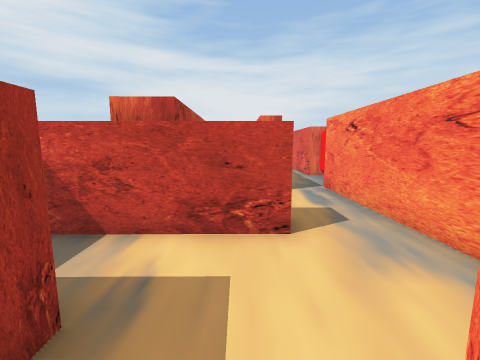
View 1 (above)

16 first-person views from a walk through a 3-D level made in the Unity game engine. The camera is 1.5 m above the floor, tilts 8° down and sees 90° across. The floor is counted in squares, 1 m on a side. Each view is taken from the middle of a square. On the plan, view 1 faces up. The plan holds only what a view shows up to about 13 squares ahead; the rest is blank. The place goes on beyond the plan.

View 2
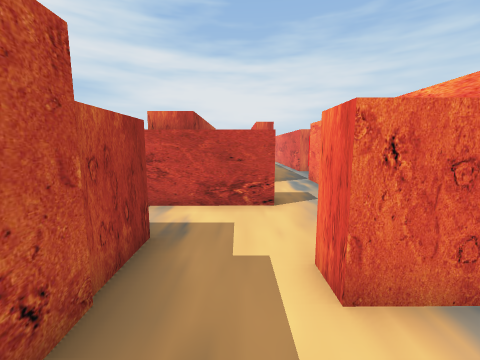

View 3
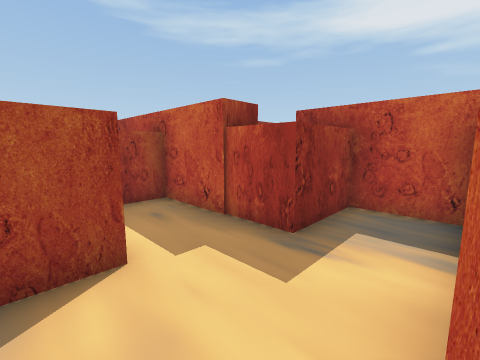

View 4
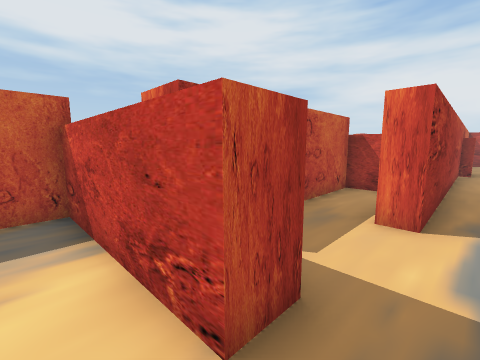

View 5
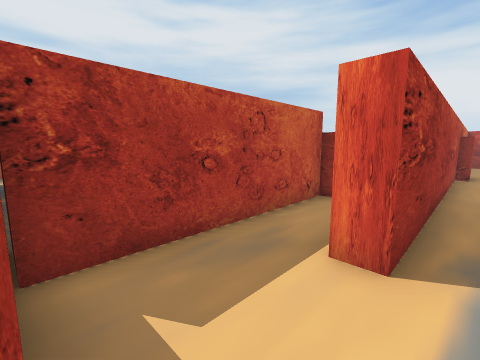

View 6
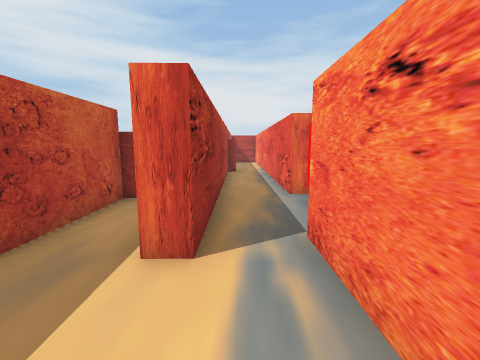

View 7
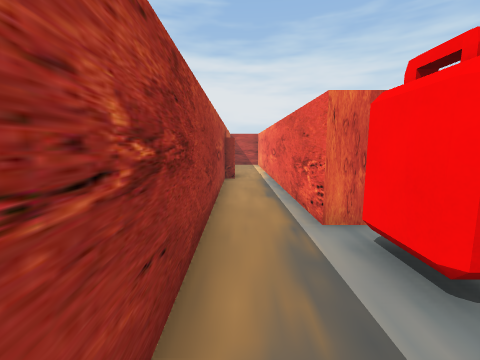

View 8
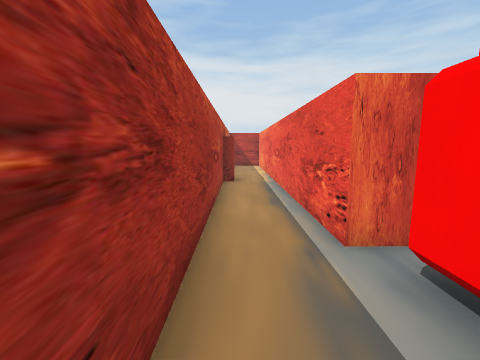

View 9
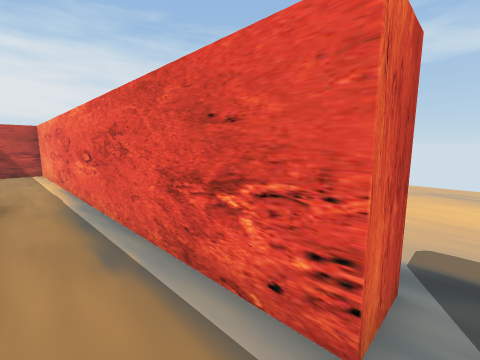

View 10
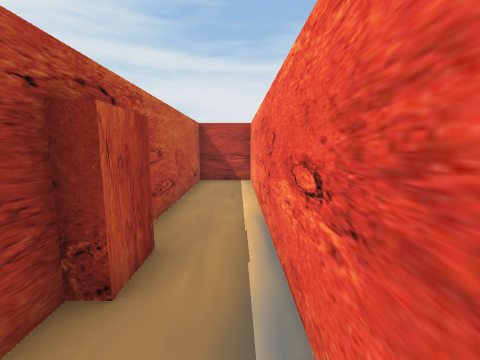

View 11
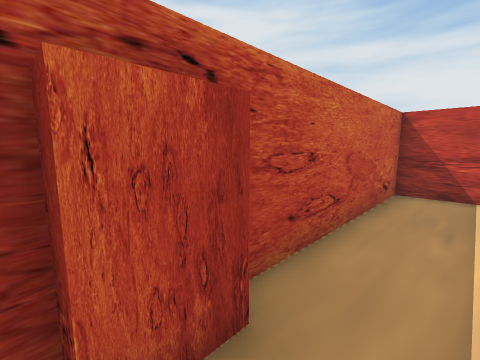

View 12
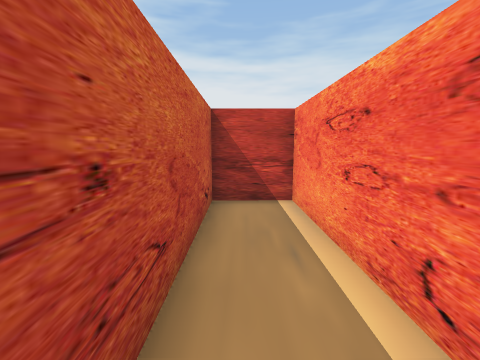

View 13
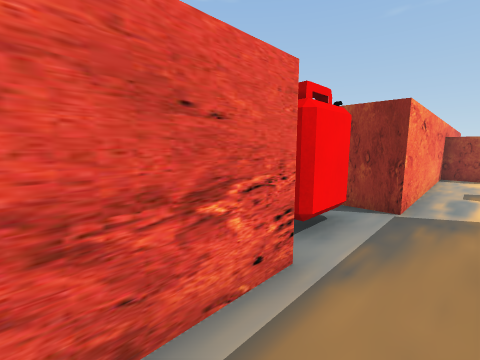

View 14
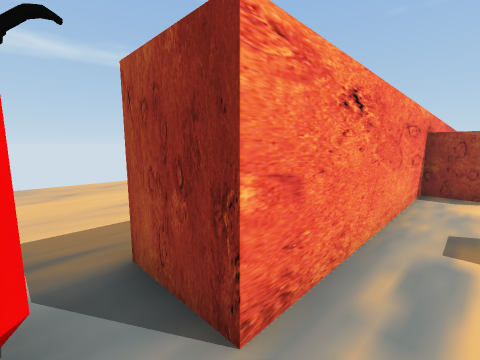

View 15
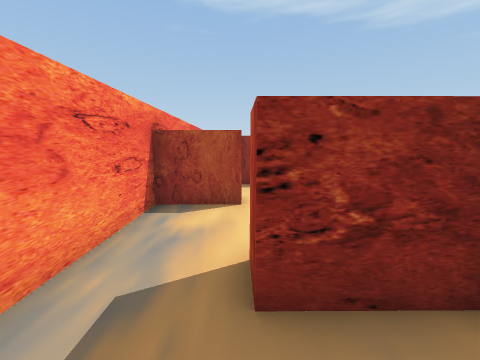

View 16
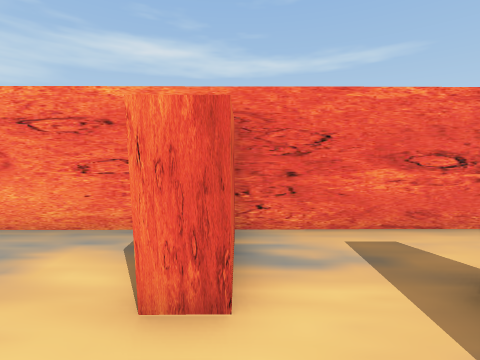

### Floor plan
Ten units are one square. View 1 is at (0, 0); x grows to the right and y downward. Boxes are objects, and circles mark ways between rooms. Rooms are numbered by the first view taken in them; rooms with no view inside come last. Other rooms are left out.
<svg viewBox="-46 -281 102 320">
<path fill="none" stroke="#000" d="M9 -40 -41 -39 -41 -18 -15 -18 -15 -1M10 -1 10 -9M-13 -2 -13 25 10 25M9 -50 9 -40M10 -9 32 -9M32 -5 31 -55M14 -81 7 -81M31 -55 31 -89M-3 -119 -14 -119 -13 -50 9 -50M17 -205 18 -192 13 -192 14 -81M49 -125 36 -125 35 -276M31 -89 51 -89M12 -276 13 -208M32 34 32 -5M28 -1 10 -1"/>
<rect x="35" y="-115" width="10" height="10" fill="#bbb"><title>other object</title></rect>
<circle cx="-5" cy="-5" r="3" fill="#2a7"/>
<circle cx="10" cy="-25" r="3" fill="#2a7"/>
<circle cx="10" cy="15" r="3" fill="#2a7"/>
<circle cx="20" cy="-45" r="3" fill="#2a7"/>
<circle cx="20" cy="-90" r="3" fill="#2a7"/>
<text x="-10" y="-20">1</text>
<text x="-10" y="10">2</text>
<text x="20" y="-30">3</text>
<text x="10" y="-80">4</text>
<text x="30" y="-170">5</text>
<text x="20" y="20">6</text>
</svg>
Room 1 opens to room 2. Room 1 opens to room 3. Room 2 opens to room 6. Room 3 opens to room 4. Room 4 opens to room 5.

Where each view was taken, in squares from view 1:
view 1: 0 up, 0 right, facing up
view 2: 2 down, 0 right, facing up
view 3: 4 up, 2 right, facing down-left
view 4: 3 up, 2 right, facing up-left
view 5: 5 up, 2 right, facing up-left
view 6: 5 up, 2 right, facing up
view 7: 8 up, 2 right, facing up
view 8: 9 up, 2 right, facing up
view 9: 12 up, 2 right, facing up-right
view 10: 17 up, 3 right, facing up
view 11: 19 up, 3 right, facing up-left
view 12: 21 up, 2 right, facing up
view 13: 15 up, 2 right, facing down-right
view 14: 10 up, 2 right, facing down-right
view 15: 7 up, 1 right, facing down
view 16: 0 up, 1 left, facing right
